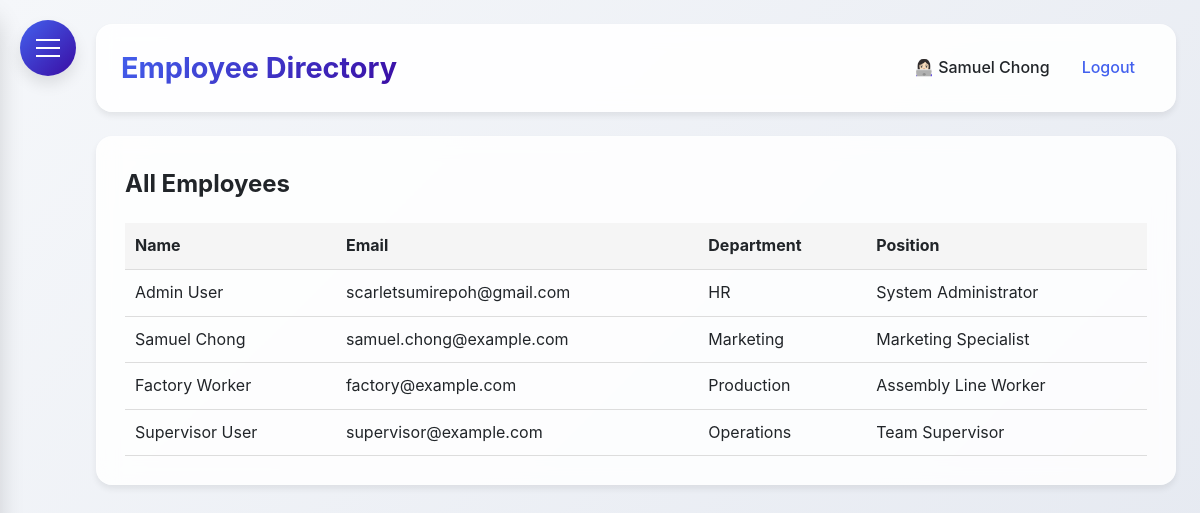
Screenshot of /employee_directory (signed in) with the database file from the repository.
### HerculesSystem.py (models this page shows, shortened)
class Employee(UserMixin, db.Model):
    id = db.Column(db.Integer, primary_key=True)
    username = db.Column(db.String(80), unique=True, nullable=False)
    password = db.Column(db.String(120), nullable=False)
    full_name = db.Column(db.String(120), nullable=False)
    email = db.Column(db.String(120), unique=True, nullable=False)
    department = db.Column(db.String(80))
    position = db.Column(db.String(80))
    hire_date = db.Column(db.Date)
    is_admin = db.Column(db.Boolean, default=False)
    user_type = db.Column(db.String(20), default='employee')  # admin, supervisor, office, factory
    last_clock_in = db.Column(db.DateTime)
    last_clock_out = db.Column(db.DateTime)
    last_lunch_start = db.Column(db.DateTime)
    last_lunch_end = db.Column(db.DateTime)

### HerculesSystem.py (the view)
@app.route('/employee_directory')
@login_required
def employee_directory():
    employees = Employee.query.all()
    return render_template('employee_directory.html', employees=employees)

### HerculesSystem.py (called while the page is built)
@app.after_request
def add_security_headers(response):
    response.headers['Permissions-Policy'] = 'geolocation=()'
    return response

@login_manager.user_loader
def load_user(user_id):
    return db.session.get(Employee, int(user_id))

@app.context_processor
def inject_now():
    return {'now': datetime.utcnow()}

@app.before_request
def before_request():
    if request.url.startswith('https://'):
        new_url = request.url.replace('https://', 'http://', 1)
        return redirect(new_url, code=301)

### templates/employee_directory.html (shortened to what this page needs)
{% extends "base.html" %}
{% block content %}
<h2>All Employees</h2>
<table style="width: 100%; border-collapse: collapse; margin-top: 20px;">
    <thead>
        <tr style="background: #f5f5f5;">
            <th style="padding: 10px; text-align: left; border-bottom: 1px solid #ddd;">Name</th>
            <th style="padding: 10px; text-align: left; border-bottom: 1px solid #ddd;">Email</th>
            <th style="padding: 10px; text-align: left; border-bottom: 1px solid #ddd;">Department</th>
            <th style="padding: 10px; text-align: left; border-bottom: 1px solid #ddd;">Position</th>
        </tr>
    </thead>
    <tbody>
        {% for employee in employees %}
        <tr>
            <td style="padding: 10px; border-bottom: 1px solid #ddd;">{{ employee.full_name }}</td>
            <td style="padding: 10px; border-bottom: 1px solid #ddd;">{{ employee.email }}</td>
            <td style="padding: 10px; border-bottom: 1px solid #ddd;">{{ employee.department }}</td>
            <td style="padding: 10px; border-bottom: 1px solid #ddd;">{{ employee.position }}</td>
        </tr>
        {% endfor %}
    </tbody>
</table>
{% endblock %}

### templates/base.html (shortened to what this page needs)
<!DOCTYPE html>
<html lang="en">
<head>
</head>
<body>
    <div class="hamburger-menu" id="hamburgerMenu">
        <span></span>
    </div>
    <div class="main-content" id="mainContent">
        <div class="header">
            <h1>{% block header %}Hercules HR{% endblock %}</h1>
            <div class="user-info">
                {% if current_user.is_authenticated %}
                <span>👩🏻‍💻 {{ current_user.full_name }}</span>
                <a href="{{ url_for('logout') }}">Logout</a>
                {% else %}
                <a href="{{ url_for('login') }}">Login</a>
                {% endif %}
            </div>
        </div>
        <div class="content">
            {% block content %}{% endblock %}
        </div>
    </div>
</body>
</html>

### templates/base.html (style rules this page uses)
:root { --primary: #4361ee; --secondary: #3a0ca3; --accent: #7209b7; --success: #4cc9f0; --danger: #f72585; --warning: #fca311; --info: #4895ef; --light: #f8f9fa; --dark: #212529; --gray: #6c757d; --gradient-primary: linear-gradient(135deg, #4361ee, #3a0ca3); --gradient-accent: linear-gradient(135deg, #7209b7, #f72585); --shadow-sm: 0 4px 6px rgba(0, 0, 0, 0.07); --shadow-md: 0 8px 15px rgba(0, 0, 0, 0.1); --shadow-lg: 0 15px 25px rgba(0, 0, 0, 0.15); --border-radius: 12px; --border-radius-lg: 16px; --border-radius-xl: 20px; --sidebar-radius: 20px; }
* { margin: 0; padding: 0; box-sizing: border-box; font-family: 'Inter', 'Segoe UI', system-ui, -apple-system, sans-serif; }
body { display: flex; min-height: 100vh; background: linear-gradient(135deg, #f5f7fa 0%, #e4e8f0 100%); color: var(--dark); line-height: 1.6; }
.hamburger-menu { position: fixed; top: 20px; left: 20px; z-index: 1000; cursor: pointer; background: var(--gradient-primary); border-radius: 50%; width: 56px; height: 56px; display: flex; align-items: center; justify-content: center; box-shadow: var(--shadow-md); transition: all 0.3s ease; }
.hamburger-menu span { display: block; width: 24px; height: 2px; background: #fff; position: relative; transition: all 0.3s cubic-bezier(0.4, 0, 0.2, 1); }
.hamburger-menu span:before, .hamburger-menu span:after { content: ''; position: absolute; width: 24px; height: 2px; background: #fff; transition: all 0.3s cubic-bezier(0.4, 0, 0.2, 1); }
.hamburger-menu span:before { top: -8px; }
.hamburger-menu span:after { top: 8px; }
.main-content { flex: 1; padding: 24px; margin-left: 0; transition: margin-left 0.3s cubic-bezier(0.4, 0, 0.2, 1); padding-left: 96px; }
.header { background: rgba(255, 255, 255, 0.9); backdrop-filter: blur(10px); padding: 20px 24px; border-radius: var(--border-radius-lg); box-shadow: var(--shadow-sm); display: flex; justify-content: space-between; align-items: center; margin-bottom: 24px; border: 1px solid rgba(255, 255, 255, 0.2); }
.header h1 { font-size: 1.8rem; font-weight: 700; background: var(--gradient-primary); -webkit-background-clip: text; background-clip: text; color: transparent; }
.user-info { display: flex; align-items: center; gap: 16px; }
.user-info span { color: var(--dark); font-weight: 500; }
.user-info a { color: var(--primary); text-decoration: none; font-weight: 500; transition: all 0.2s ease; padding: 8px 16px; border-radius: 8px; }
.content { background: rgba(255, 255, 255, 0.85); backdrop-filter: blur(10px); padding: 28px; border-radius: var(--border-radius-lg); box-shadow: var(--shadow-sm); border: 1px solid rgba(255, 255, 255, 0.2); }
.content { animation: fadeIn 0.4s ease-out; }

### rows the page displays
Employee: full_name "Samuel Chong", email "samuel.chong@example.com", department "Marketing", position "Marketing Specialist"
Employee: full_name "Admin User", email "scarletsumirepoh@gmail.com", department "HR", position "System Administrator"
Employee: full_name "Factory Worker", email "factory@example.com", department "Production", position "Assembly Line Worker"
Employee: full_name "Supervisor User", email "supervisor@example.com", department "Operations", position "Team Supervisor"
